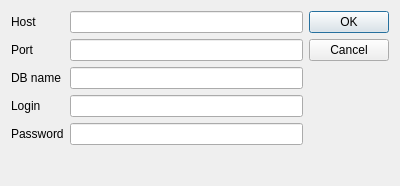
<?xml version="1.0" encoding="UTF-8"?>
<ui version="4.0">
 <class>OpenDialog</class>
 <widget class="QDialog" name="OpenDialog">
  <property name="geometry">
   <rect>
    <x>0</x>
    <y>0</y>
    <width>400</width>
    <height>186</height>
   </rect>
  </property>
  <property name="windowTitle">
   <string>Connection</string>
  </property>
  <layout class="QHBoxLayout" name="horizontalLayout">
   <item>
    <layout class="QFormLayout" name="formLayout">
     <item row="1" column="0">
      <widget class="QLabel" name="host">
       <property name="text">
        <string>Host</string>
       </property>
      </widget>
     </item>
     <item row="1" column="1">
      <widget class="QLineEdit" name="hostEdit">
       <property name="text">
        <string/>
       </property>
       <property name="echoMode">
        <enum>QLineEdit::Normal</enum>
       </property>
      </widget>
     </item>
     <item row="5" column="0">
      <widget class="QLabel" name="login">
       <property name="text">
        <string>Login</string>
       </property>
      </widget>
     </item>
     <item row="5" column="1">
      <widget class="QLineEdit" name="loginEdit"/>
     </item>
     <item row="6" column="0">
      <widget class="QLabel" name="password">
       <property name="text">
        <string>Password</string>
       </property>
      </widget>
     </item>
     <item row="6" column="1">
      <widget class="QLineEdit" name="passwordEdit">
       <property name="echoMode">
        <enum>QLineEdit::Password</enum>
       </property>
      </widget>
     </item>
     <item row="3" column="1">
      <widget class="QLineEdit" name="dbNameEdit"/>
     </item>
     <item row="3" column="0">
      <widget class="QLabel" name="dbname">
       <property name="text">
        <string>DB name</string>
       </property>
      </widget>
     </item>
     <item row="2" column="1">
      <widget class="QLineEdit" name="portEdit"/>
     </item>
     <item row="2" column="0">
      <widget class="QLabel" name="port">
       <property name="text">
        <string>Port</string>
       </property>
      </widget>
     </item>
    </layout>
   </item>
   <item>
    <widget class="QDialogButtonBox" name="cancelButton">
     <property name="locale">
      <locale language="English" country="UnitedStates"/>
     </property>
     <property name="orientation">
      <enum>Qt::Vertical</enum>
     </property>
     <property name="standardButtons">
      <set>QDialogButtonBox::Cancel|QDialogButtonBox::Ok</set>
     </property>
    </widget>
   </item>
  </layout>
 </widget>
 <resources/>
 <connections>
  <connection>
   <sender>cancelButton</sender>
   <signal>accepted()</signal>
   <receiver>OpenDialog</receiver>
   <slot>accept()</slot>
   <hints>
    <hint type="sourcelabel">
     <x>248</x>
     <y>254</y>
    </hint>
    <hint type="destinationlabel">
     <x>157</x>
     <y>274</y>
    </hint>
   </hints>
  </connection>
  <connection>
   <sender>cancelButton</sender>
   <signal>rejected()</signal>
   <receiver>OpenDialog</receiver>
   <slot>reject()</slot>
   <hints>
    <hint type="sourcelabel">
     <x>316</x>
     <y>260</y>
    </hint>
    <hint type="destinationlabel">
     <x>286</x>
     <y>274</y>
    </hint>
   </hints>
  </connection>
 </connections>
</ui>
